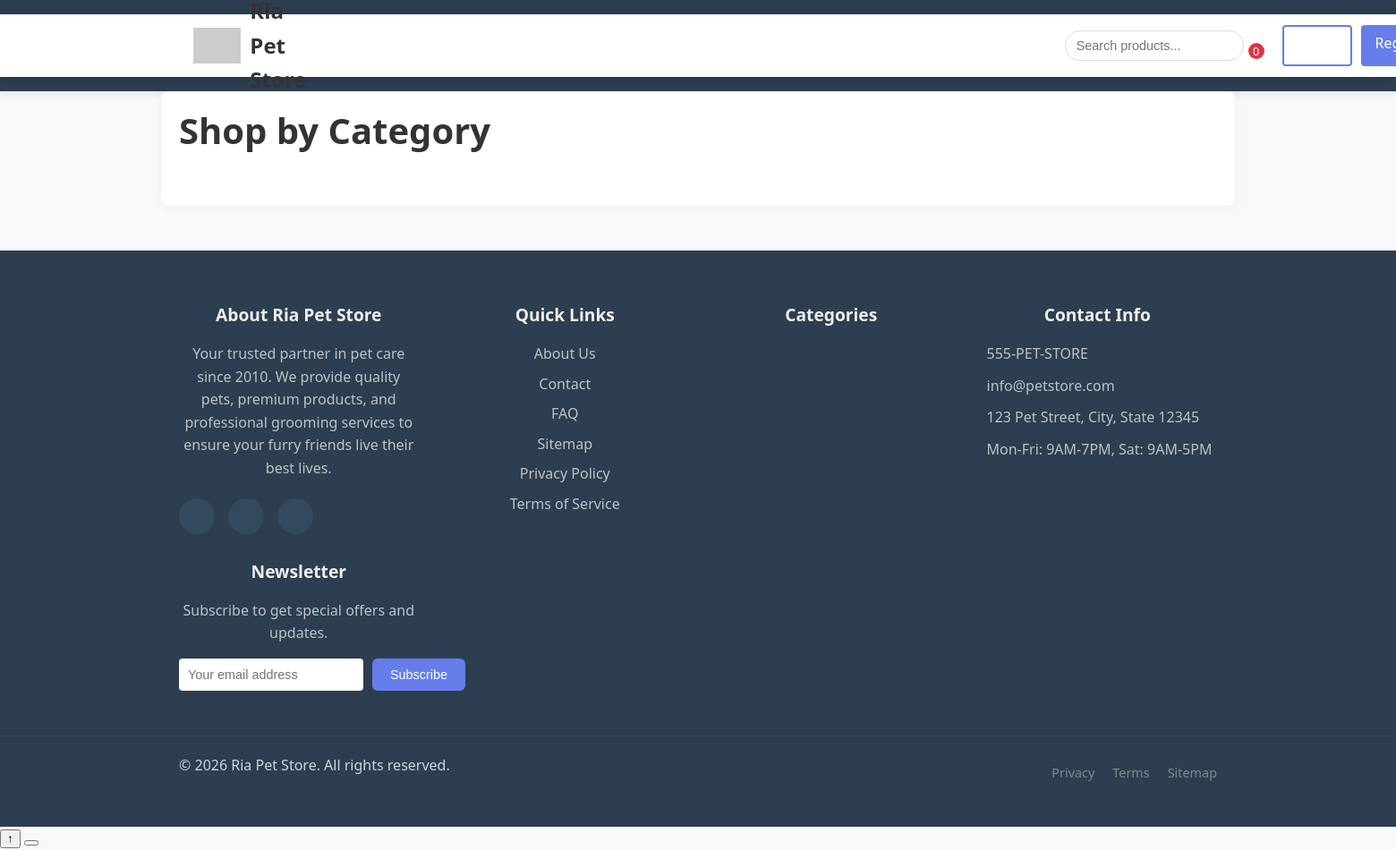
The page /public/shop/categories.php on the database as committed earlier.
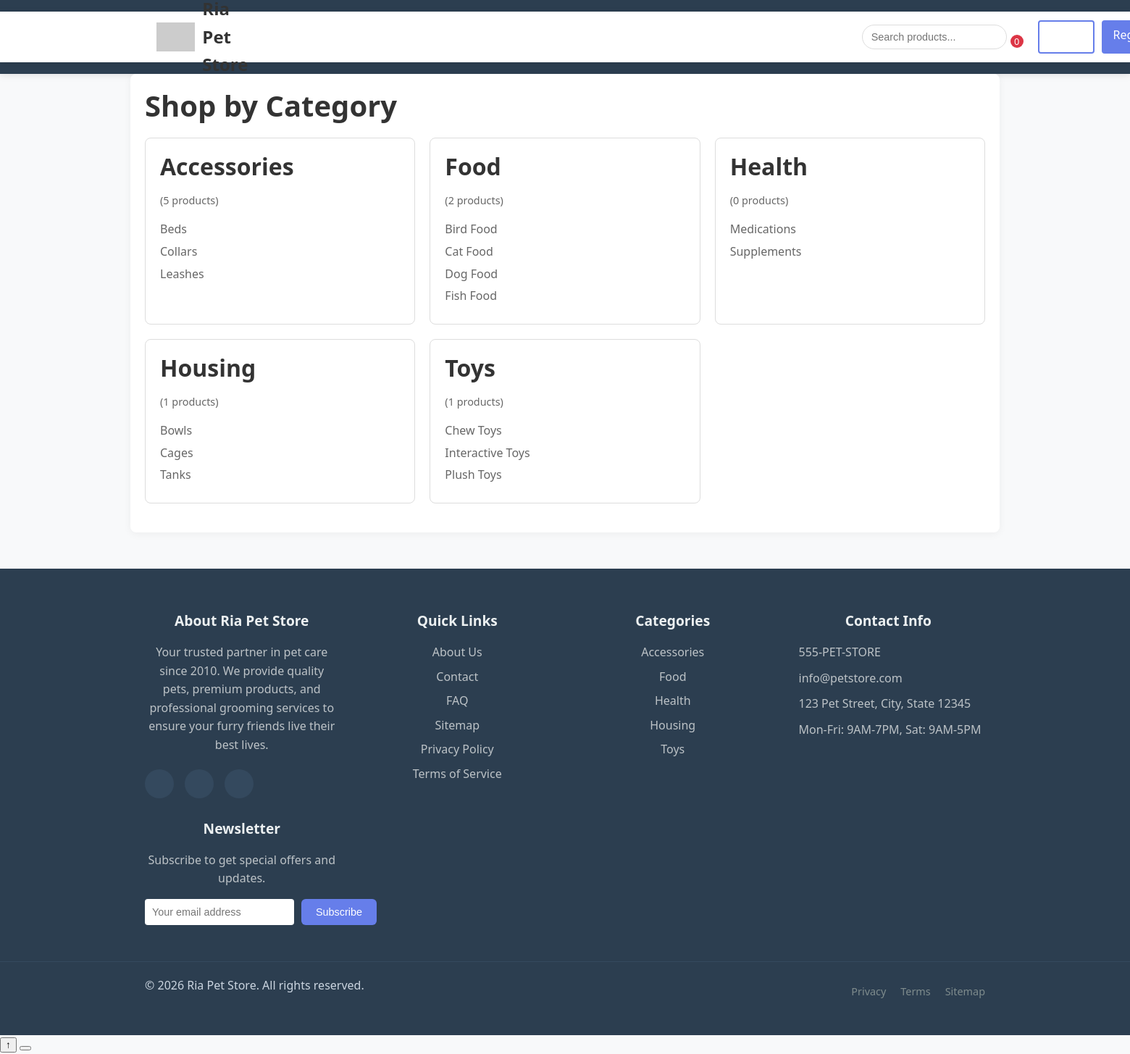
The same page on the database as committed later.
### tables this page shows
CREATE TABLE `categories` (
  `id` int(11) NOT NULL,
  `category_name` varchar(50) NOT NULL,
  `parent_id` int(11) DEFAULT NULL
);

### backend/config/config.php (called while the page is built, shortened)
<?php
class Config
{
    private static $config = [];
    private static function loadDefaults()
    {
        self::$config = [
            'APP_NAME' => 'Ria Pet Store',
            'APP_ENV' => 'development',
            'APP_URL' => 'http://localhost/petstore',
            'APP_DEBUG' => true,
            'DB_HOST' => 'localhost',
            'DB_USER' => 'root',
            'DB_PASS' => '',
            'DB_NAME' => 'pet_store',
            'UPLOAD_MAX_SIZE' => 2097152,
            'UPLOAD_ALLOWED_TYPES' => 'image/jpeg,image/png,image/gif',
            'UPLOAD_PATH' => '../assets/uploads/',
            'PLACEHOLDER_IMAGE_SMALL' => 'https://via.placeholder.com/200x150?text=No+Image',
            'PLACEHOLDER_IMAGE_LARGE' => 'https://via.placeholder.com/400x300?text=No+Image',
        ];
    }
    public static function get($key, $default = null)
    {
        if (isset(self::$config[$key])) {
            return self::$config[$key];
        }
        $value = getenv($key);
        if ($value !== false) {
            return $value;
        }
        return $default;
    }
    public static function baseUrl($path = '')
    {
        $url = self::get('APP_URL', 'http://localhost/petstore');
        return $url . ($path ? '/' . ltrim($path, '/') : '');
    }
    public static function asset($path)
    {
        if (preg_match('/\.(jpg|jpeg|png|gif|webp)$/i', $path)) {
            $absolute_path = __DIR__ . '/../../assets/' . ltrim($path, '/');
            if (!file_exists($absolute_path) || !is_file($absolute_path)) {
                return self::get('PLACEHOLDER_IMAGE_LARGE', 'https://via.placeholder.com/400x300?text=No+Image');
            }
        }
        return self::baseUrl('assets/' . ltrim($path, '/'));
    }
}
?>

### backend/functions/helpers.php (called while the page is built, shortened)
<?php
require_once __DIR__ . '/../config/config.php';
function asset($path)
{
    return Config::asset($path);
}

### public/shop/categories.php (the view)
<?php
require_once '../../backend/includes/header.php';
?>
<main>
    <h1>Shop by Category</h1>
    <div class="categories-grid">
        <?php
        $sql = "SELECT c.*,
                       (SELECT COUNT(*) FROM products WHERE category = c.category_name) as product_count
                FROM categories c
                WHERE parent_id IS NULL
                ORDER BY category_name";
        $categories = $conn->query($sql);
        while ($category = $categories->fetch_assoc()):
            $subcategories = $conn->query("SELECT * FROM categories WHERE parent_id = " . $category['id'] . " ORDER BY category_name");
        ?>
            <div class="category-card">
                <h2><a href="category_products.php?id=<?= $category['id'] ?>"><?= htmlspecialchars($category['category_name']) ?></a></h2>
                <p class="product-count">(<?= $category['product_count'] ?> products)</p>
                <?php if ($subcategories->num_rows > 0): ?>
                    <ul class="subcategories">
                        <?php while ($sub = $subcategories->fetch_assoc()): ?>
                            <li><a href="category_products.php?id=<?= $sub['id'] ?>"><?= htmlspecialchars($sub['category_name']) ?></a></li>
                        <?php endwhile; ?>
                    </ul>
                <?php endif; ?>
            </div>
        <?php endwhile; ?>
    </div>
</main>
<link rel="stylesheet" href="../../assets/css/categories.css">
<?php require_once '../../backend/includes/footer.php'; ?>

### backend/includes/footer.php (shortened to what the changed rows need)
    </main>
    <footer class="main-footer">
        <div class="footer-content">
            <div class="footer-section categories">
                <ul>
                    <?php
                    $categories = $conn->query("SELECT category_name FROM categories WHERE parent_id IS NULL ORDER BY category_name LIMIT 8");
                    while ($category = $categories->fetch_assoc()):
                    ?>
                        <li><a href="/petstore/products?category=<?php echo urlencode($category['category_name']); ?>"><?php echo htmlspecialchars($category['category_name']); ?></a></li>
                    <?php endwhile; ?>
                </ul>
            </div>
        </div>
    </footer>
    <link rel="stylesheet" href="<?php echo asset('css/footer.css'); ?>">
</body>
</html>

Rows that differ between the two databases and show on the page:
added categories: category_name "Accessories", product_count "5"
added categories: category_name "Beds", shown under "Accessories"
added categories: category_name "Collars", shown under "Accessories"
added categories: category_name "Leashes", shown under "Accessories"
added categories: category_name "Food", product_count "2"
added categories: category_name "Bird Food", shown under "Food"
added categories: category_name "Cat Food", shown under "Food"
added categories: category_name "Dog Food", shown under "Food"
added categories: category_name "Fish Food", shown under "Food"
added categories: category_name "Health", product_count "0"
added categories: category_name "Medications", shown under "Health"
added categories: category_name "Supplements", shown under "Health"
added categories: category_name "Housing", product_count "1"
added categories: category_name "Bowls", shown under "Housing"
added categories: category_name "Cages", shown under "Housing"
added categories: category_name "Tanks", shown under "Housing"
added categories: category_name "Toys", product_count "1"
added categories: category_name "Chew Toys", shown under "Toys"
added categories: category_name "Interactive Toys", shown under "Toys"
added categories: category_name "Plush Toys", shown under "Toys"
